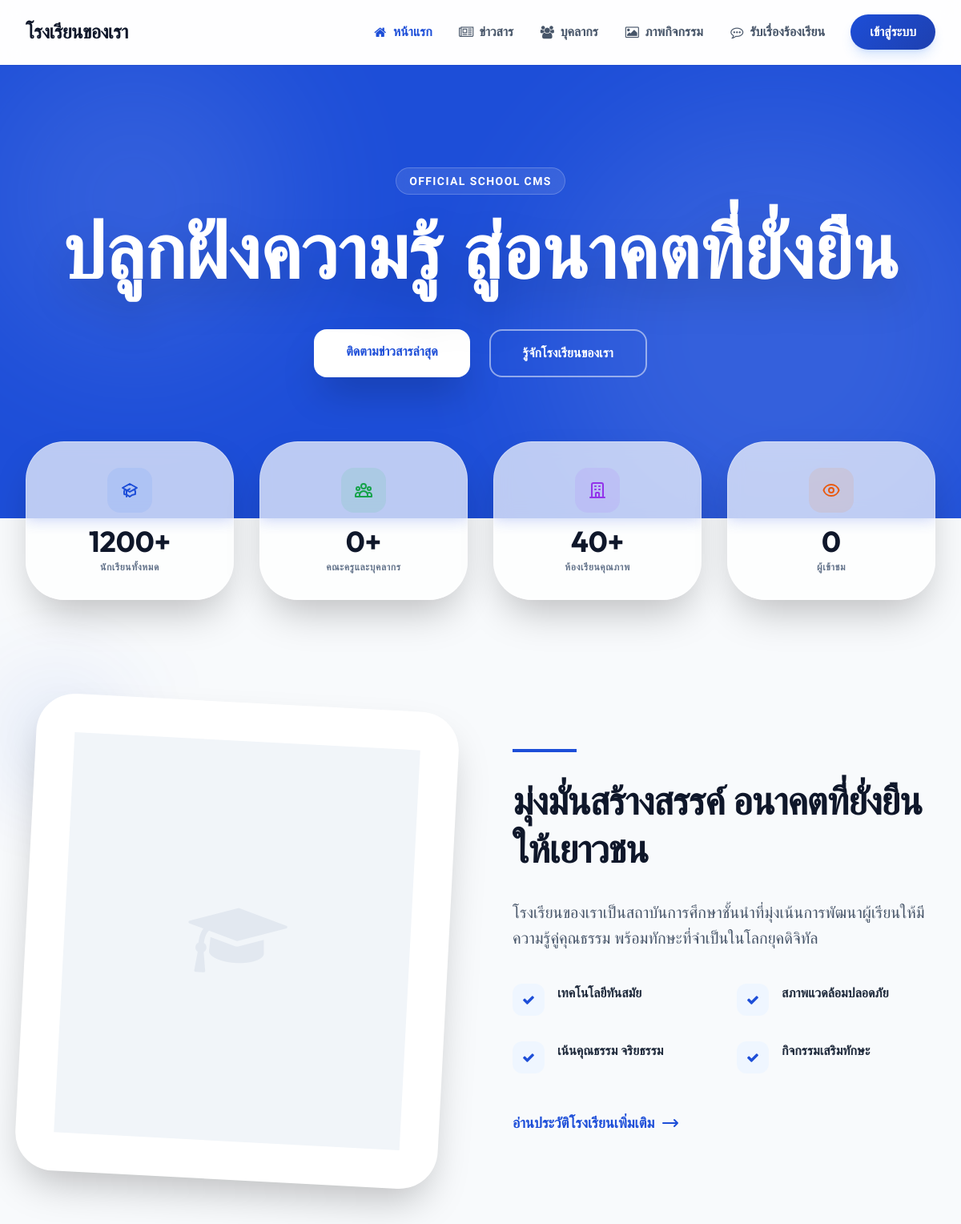
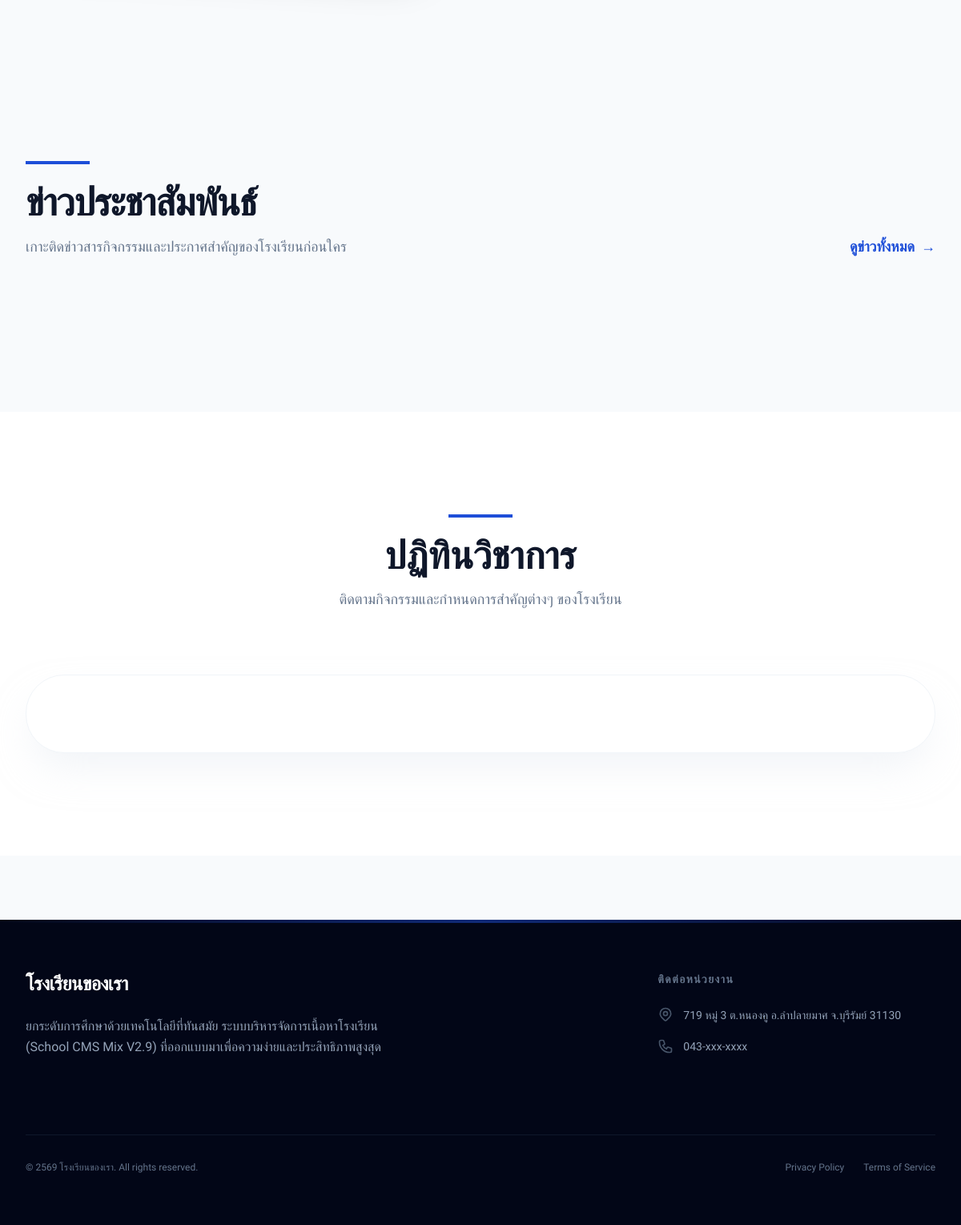
The page / on the database its author committed (2 pictures, top to bottom).
### tables this page shows
CREATE TABLE IF NOT EXISTS `settings` (
    `id` INT AUTO_INCREMENT PRIMARY KEY,
    `setting_key` VARCHAR(100) NOT NULL UNIQUE,
    `setting_value` LONGTEXT DEFAULT NULL,
    `category` VARCHAR(50) DEFAULT 'general',
    INDEX (`setting_key`)
);

CREATE TABLE IF NOT EXISTS `menus` (
    `id` INT AUTO_INCREMENT PRIMARY KEY,
    `title` VARCHAR(100) NOT NULL,
    `url` VARCHAR(255) NOT NULL,
    `icon` VARCHAR(100) DEFAULT NULL,
    `parent_id` INT DEFAULT NULL,
    `sort_order` INT DEFAULT 0,
    `is_active` TINYINT(1) DEFAULT 1,
    `created_at` TIMESTAMP DEFAULT CURRENT_TIMESTAMP,
    FOREIGN KEY (`parent_id`) REFERENCES `menus`(`id`) ON DELETE CASCADE
);

### themes/default/layout.php (the view, shortened to what the rows shown need)
<!DOCTYPE html>
<html lang="th" class="scroll-smooth">
<head>
    <?php
    $siteName = \Core\Database::getSetting('site_name', 'School CMS Mix V2.9');
    $currentPath = parse_url($_SERVER['REQUEST_URI'], PHP_URL_PATH);
    ?>
    <script src="https://cdn.tailwindcss.com"></script>
    <link href="https://cdnjs.cloudflare.com/ajax/libs/flowbite/2.3.0/flowbite.min.css" rel="stylesheet" />
    <link rel="stylesheet" href="https://cdnjs.cloudflare.com/ajax/libs/font-awesome/4.7.0/css/font-awesome.min.css">
</head>
<body class="bg-slate-50 flex flex-col min-h-screen text-slate-800">
    <nav class="glass-nav border-b border-white/20 sticky top-0 z-50 shadow-sm transition-all duration-300">
        <div class="max-w-7xl mx-auto px-4 sm:px-6 lg:px-8">
            <div class="flex justify-between h-20">
                <div class="flex items-center">
                    <a href="<?= url('/') ?>" class="flex-shrink-0 flex items-center group">
                        <span
                            class="text-2xl font-bold text-slate-900 heading-font tracking-tight"><?= $siteName ?></span>
                    </a>
                </div>
                <div class="hidden md:ml-6 md:flex md:items-center md:space-x-8">
                    <?php
                    $dynamicMenus = \Modules\Settings\Models\Menu::getAllActive();
                    foreach ($dynamicMenus as $m):
                        $hasChildren = !empty($m['children']);
                        $isActiveMenu = $currentPath === $m['url'];
                        ?>
                        <?php if (!$hasChildren): ?>
                            <a href="<?= url($m['url']) ?>"
                                class="<?= $isActiveMenu ? 'text-primary' : 'text-slate-600' ?> hover:text-primary font-bold transition-colors flex items-center">
                                <?php if ($m['icon']): ?>
                                    <i class="fa <?= $m['icon'] ?> fa-fw mr-1.5"></i>
                                <?php endif; ?>
                                <?= $m['title'] ?>
                            </a>
                        <?php endif; ?>
                    <?php endforeach; ?>
                    <a href="<?= url('/auth') ?>"
                        class="btn-premium text-white px-6 py-2.5 rounded-full font-bold shadow-lg shadow-blue-500/20">เข้าสู่ระบบ</a>
                </div>
            </div>
        </div>
    </nav>
    <main class="flex-grow animate-fade-in">
        <?php if (isset($content))
            echo $content; ?>
    </main>
    <footer class="bg-slate-950 text-white mt-20 relative overflow-hidden">
        <div
            class="absolute top-0 left-0 w-full h-1 bg-gradient-to-r from-transparent via-primary to-transparent opacity-50">
        </div>
        <div class="max-w-7xl mx-auto py-16 px-4 sm:px-6 lg:px-8 relative z-10">
            <div class="grid grid-cols-1 md:grid-cols-3 gap-12">
                <div class="md:col-span-2">
                    <div class="flex items-center mb-6">
                        <h3 class="text-2xl font-bold heading-font tracking-tight"><?= $siteName ?></h3>
                    </div>
                    <p class="text-slate-400 text-base max-w-md leading-relaxed mb-8">
                        <?= \Core\Database::getSetting('footer_description', 'ยกระดับการศึกษาด้วยเทคโนโลยีที่ทันสมัย ระบบบริหารจัดการเนื้อหาโรงเรียน (School CMS Mix V2.9) ที่ออกแบบมาเพื่อความง่ายและประสิทธิภาพสูงสุด') ?>
                    </p>
                </div>
                <div>
                    <h4 class="text-sm font-bold uppercase tracking-widest text-slate-500 mb-6">ติดต่อหน่วยงาน</h4>
                    <ul class="text-slate-400 space-y-4 text-sm leading-relaxed">
                        <li class="flex items-start">
                            <?= \Core\Database::getSetting('school_address', '719 หมู่ 3 ต.หนองคู อ.ลำปลายมาศ จ.บุรีรัมย์ 31130') ?>
                        </li>
                        <li class="flex items-center">
                            <?= \Core\Database::getSetting('school_phone', '043-xxx-xxxx') ?>
                        </li>
                    </ul>
                </div>
            </div>
            <div
                class="mt-16 pt-8 border-t border-slate-900 flex flex-col md:flex-row justify-between items-center text-xs text-slate-500 space-y-4 md:space-y-0">
                <p><?= \Core\Database::getSetting('footer_copyright', '&copy; ' . (date('Y') + 543) . ' ' . $siteName . '. All rights reserved.') ?>
                </p>
                <div class="flex space-x-6">
                    <a href="#" class="hover:text-slate-300">Privacy Policy</a>
                    <a href="#" class="hover:text-slate-300">Terms of Service</a>
                </div>
            </div>
        </div>
    </footer>
</body>
</html>

### rows shown on the page
settings: setting_value "โรงเรียนของเรา"
menus: title "หน้าแรก"
menus: title "ข่าวสาร"
menus: title "บุคลากร"
menus: title "ภาพกิจกรรม"
menus: title "รับเรื่องร้องเรียน"

### other values the page prints
$home_hero_title "ปลูกฝังความรู้ สู่อนาคตที่ยั่งยืน"
$home_hero_button_text "ติดตามข่าวสารล่าสุด"
$student_count "1200"
$personnel_count "0"
$classroom_count "40"
$visitor_count "0"
$home_about_title "มุ่งมั่นสร้างสรรค์ อนาคตที่ยั่งยืนให้เยาวชน"
$home_about_content "โรงเรียนของเราเป็นสถาบันการศึกษาชั้นนำที่มุ่งเน้นการพัฒนาผู้เรียนให้มีความรู้คู่คุณธรรม พร้อมทักษะที่จำเป็นในโลกยุคดิจิทัล"
$feature "เทคโนโลยีทันสมัย"
$feature "สภาพแวดล้อมปลอดภัย"
$feature "เน้นคุณธรรม จริยธรรม"
$feature "กิจกรรมเสริมทักษะ"
$home_about_button_text "อ่านประวัติโรงเรียนเพิ่มเติม"
